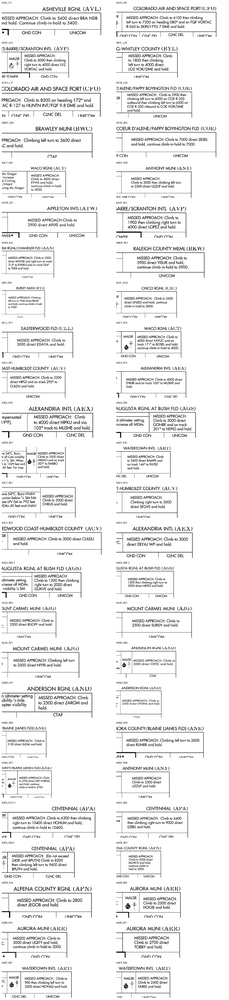
#> input picture formal_runs/experiment5/experiment5_dev50_20260503_r1/visuals/dev50_ma_text_crops_contact_sheet.png, 229 x 1000 px, shrunk from 1000 x 4375 before the run
$ python -i prepare_experiment5_ma_text_ocr_review.py   (imports and definitions only)
#> lines starting #> are read from the running program, lines starting #| are printed output that depends on the picture; after the words box and inside, x2 and y2 are one past the last pixel; in counts of white or black regions, pixels touching at a corner belong together
from __future__ import annotations

import argparse
import json
import os
import re
from datetime import datetime, timezone
from pathlib import Path
from typing import Any

import cv2
import pytesseract
from PIL import Image


REPO_ROOT = Path(__file__).resolve().parents[2]

DEFAULT_RUN_DIR = REPO_ROOT / "formal_runs" / "experiment5" / "experiment5_dev50_20260503_r1"
DEFAULT_OUT_DIR = REPO_ROOT / "formal_runs" / "experiment5" / "experiment5_dev50_20260504_r5_ma_text_ocr_review"
DEFAULT_TESSERACT_CMD = Path(os.environ.get("TESSERACT_CMD", "tesseract"))


# [10 lines left out: function read_jsonl, not called in this run]


def write_json(path: Path, value: Any) -> None:
    path.parent.mkdir(parents=True, exist_ok=True)
    path.write_text(json.dumps(value, ensure_ascii=False, indent=2, sort_keys=True) + "\n", encoding="utf-8")


# [24 lines left out: functions write_jsonl, normalize_ocr_text, extract_missed_approach_clause, not called in this run]


def markdown_image_path(path: str) -> str:
    return path.replace("\\", "/")


def preprocess_image(src: Path, dst: Path) -> None:
#> called with dst = 'out.png'
    image = cv2.imread(str(src), cv2.IMREAD_GRAYSCALE)
#> image is the input picture: shape (1000, 229); min 0, max 255, mean 239.2
    if image is None:
        raise RuntimeError(f"Unable to read image: {src}")
    image = cv2.resize(image, None, fx=3.0, fy=3.0, interpolation=cv2.INTER_CUBIC)
#> image: shape (3000, 687)
    image = cv2.fastNlMeansDenoising(image, h=10)
    image = cv2.copyMakeBorder(image, 20, 20, 20, 20, cv2.BORDER_CONSTANT, value=255)
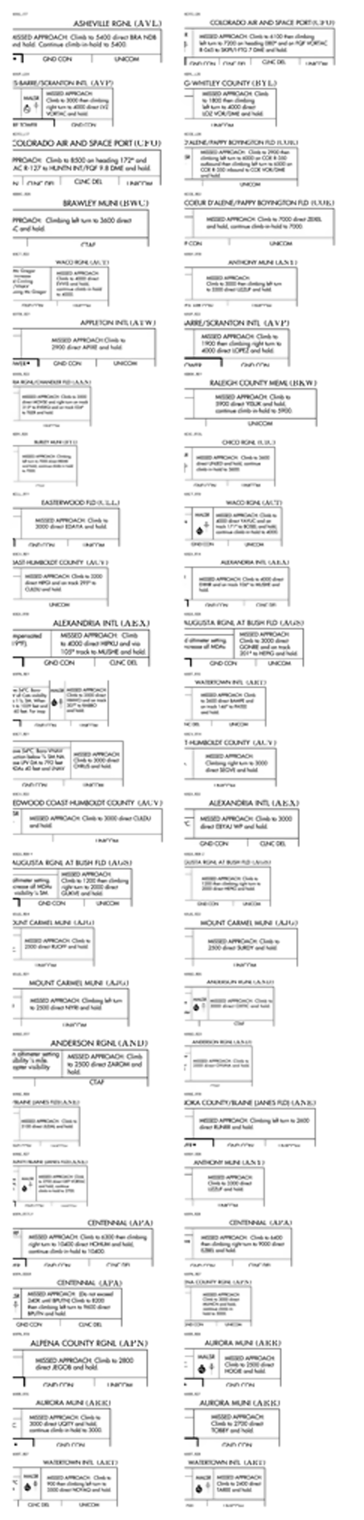
#> image: shape (3040, 727) (shown at 1/2 size); min 0, max 255, mean 240.1
    binary = cv2.adaptiveThreshold(
        image,
        255,
        cv2.ADAPTIVE_THRESH_GAUSSIAN_C,
        cv2.THRESH_BINARY,
        31,
        11,
    )
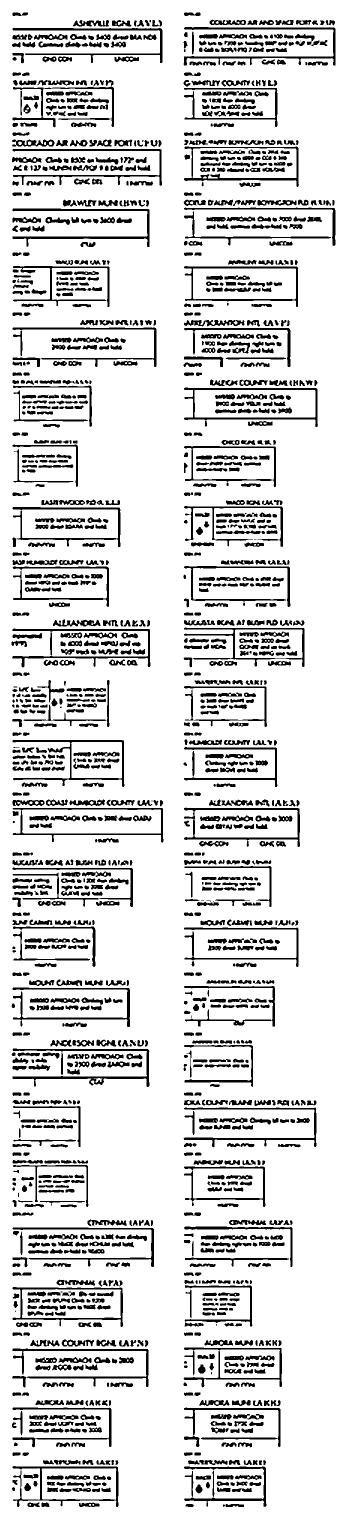
#> binary: shape (3040, 727) (shown at 1/2 size); 86% white; 1529 black regions (46 under 20 px), largest, box (x1, y1, x2, y2) and area: (25, 2097, 299, 2174) 2976, (367, 54, 671, 131) 2942, (25, 417, 299, 494) 2913
#> (the run stopped early here; a loop or call above may not have finished)

$ run again, on formal_runs/experiment5/experiment5_dev50_20260503_r1/visuals/admin_ma_text_crops_v2/KACT_R01_admin_ma_text_crop_v2.png
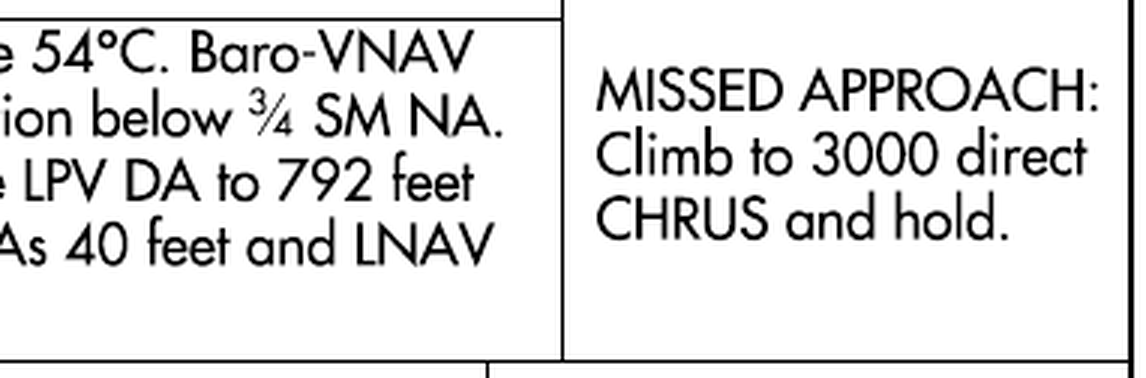
#> input picture formal_runs/experiment5/experiment5_dev50_20260503_r1/visuals/admin_ma_text_crops_v2/KACT_R01_admin_ma_text_crop_v2.png, 1146 x 378 px
#> in preprocess_image, image is the input picture: shape (378, 1146); min 0, max 255, mean 224
#> in preprocess_image, `image = cv2.copyMakeBorder(image, 20, 20, 20, 20, cv2.BORDER_CONSTANT,..`:
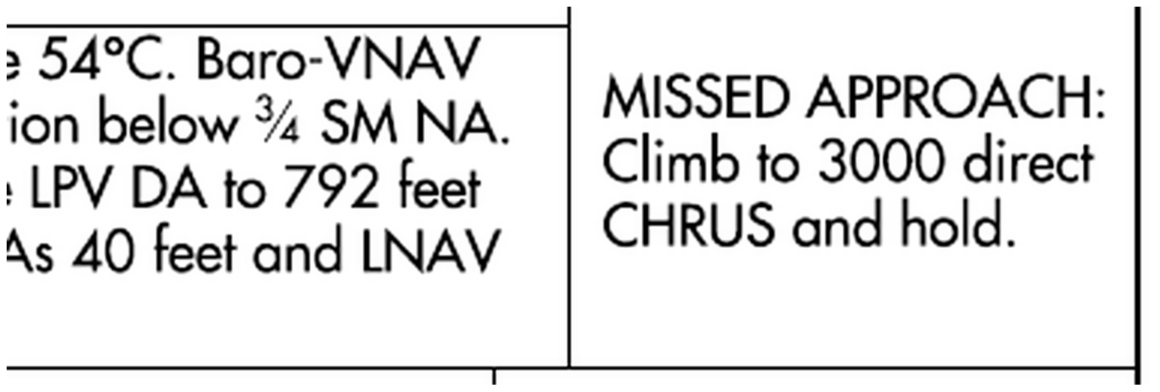
#> image: shape (1174, 3478) (shown at 1/3 size); min 0, max 255, mean 225.3
#> in preprocess_image, `binary = cv2.adaptiveThreshold( image, 255, cv2.ADAPTIVE_THRESH_GAUSSI..`:
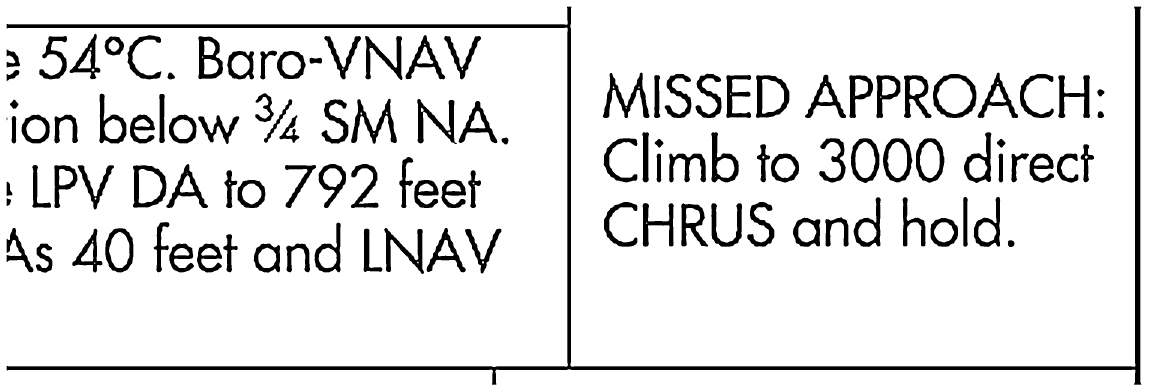
#> binary: shape (1174, 3478) (shown at 1/3 size); 89.6% white; 114 black regions (1 under 20 px), largest, box (x1, y1, x2, y2) and area: (20, 20, 3424, 1154) 86108, (1809, 218, 1948, 354) 6015, (1053, 296, 1191, 431) 5907

$ run again, on formal_runs/experiment5/experiment5_dev50_20260503_r1/visuals/admin_ma_text_crops_v2/KACT_R19_admin_ma_text_crop_v2.png
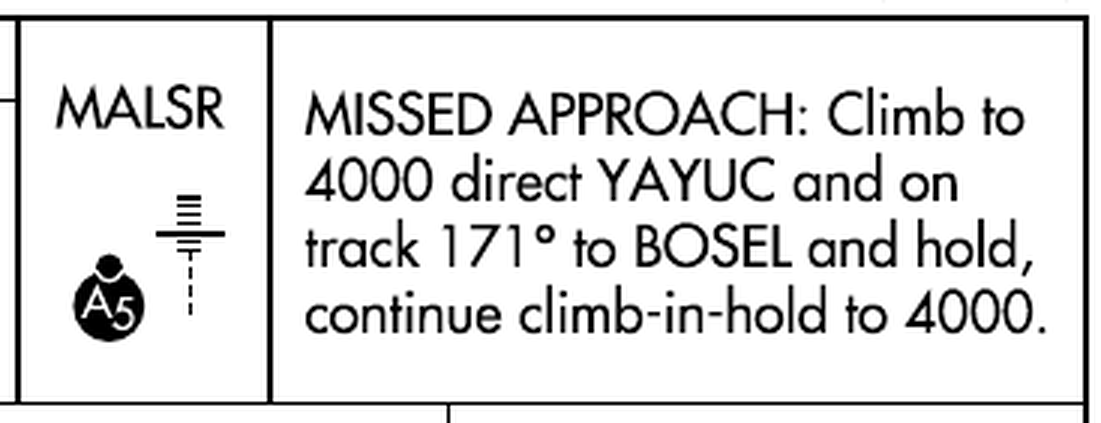
#> input picture formal_runs/experiment5/experiment5_dev50_20260503_r1/visuals/admin_ma_text_crops_v2/KACT_R19_admin_ma_text_crop_v2.png, 1101 x 423 px
#> in preprocess_image, image is the input picture: shape (423, 1101); min 0, max 255, mean 221.7
#> in preprocess_image, `image = cv2.copyMakeBorder(image, 20, 20, 20, 20, cv2.BORDER_CONSTANT,..`:
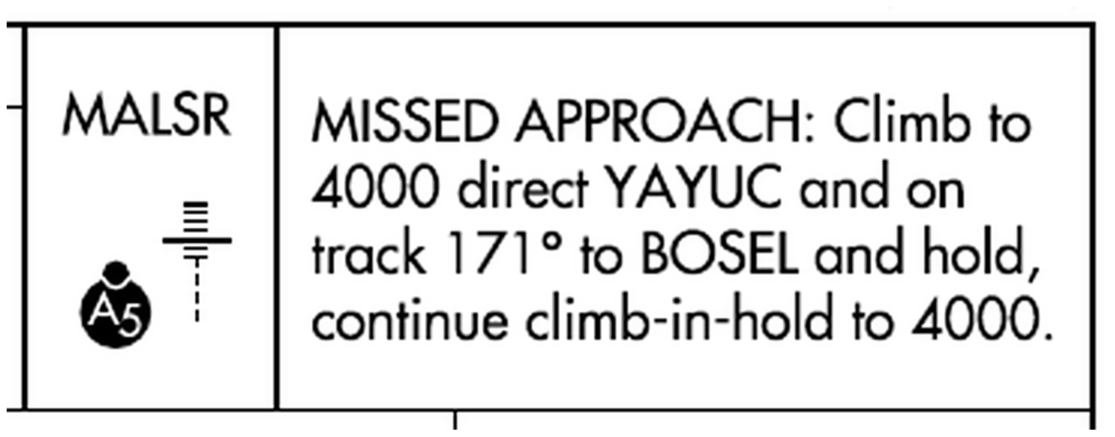
#> image: shape (1309, 3343) (shown at 1/3 size); min 0, max 255, mean 223.1
#> in preprocess_image, `binary = cv2.adaptiveThreshold( image, 255, cv2.ADAPTIVE_THRESH_GAUSSI..`:
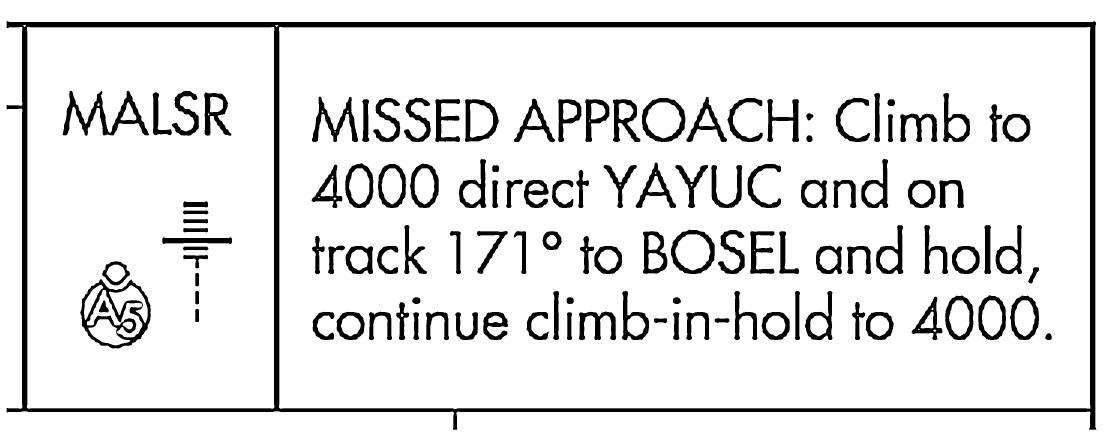
#> binary: shape (1309, 3343) (shown at 1/3 size); 89.2% white; 118 black regions, largest, box (x1, y1, x2, y2) and area: (20, 63, 3289, 1289) 144670, (241, 838, 452, 1045) 12746, (188, 272, 447, 407) 10079

$ run again, on formal_runs/experiment5/experiment5_dev50_20260503_r1/visuals/admin_ma_text_crops_v2/KACT_R32_admin_ma_text_crop_v2.png
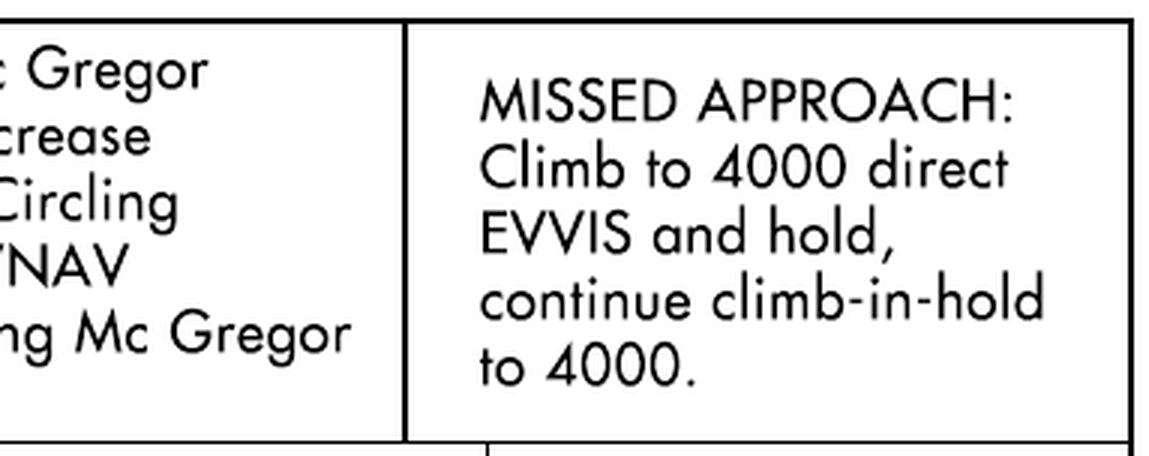
#> input picture formal_runs/experiment5/experiment5_dev50_20260503_r1/visuals/admin_ma_text_crops_v2/KACT_R32_admin_ma_text_crop_v2.png, 1149 x 456 px
#> in preprocess_image, image is the input picture: shape (456, 1149); min 0, max 255, mean 227.6
#> in preprocess_image, `image = cv2.copyMakeBorder(image, 20, 20, 20, 20, cv2.BORDER_CONSTANT,..`:
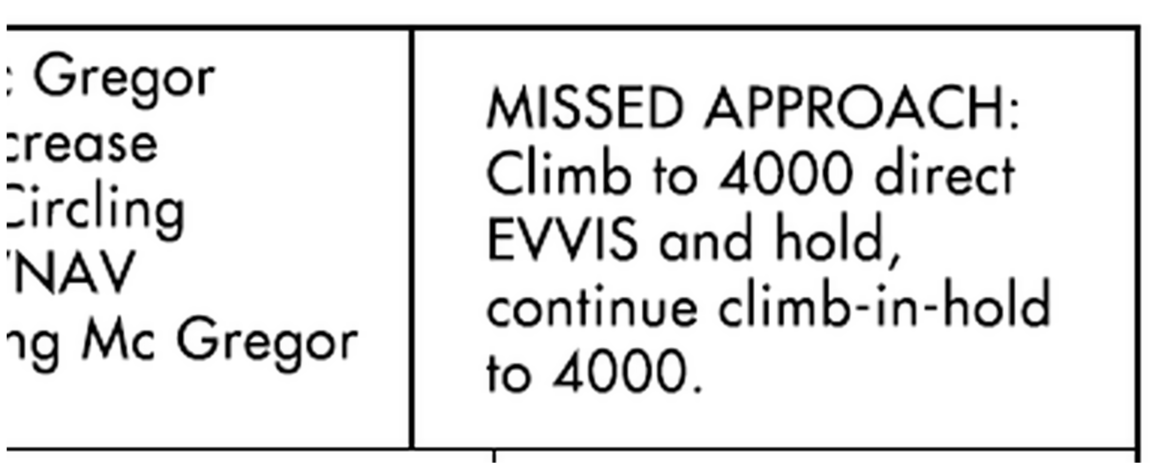
#> image: shape (1408, 3487) (shown at 1/3 size); min 0, max 255, mean 228.7
#> in preprocess_image, `binary = cv2.adaptiveThreshold( image, 255, cv2.ADAPTIVE_THRESH_GAUSSI..`:
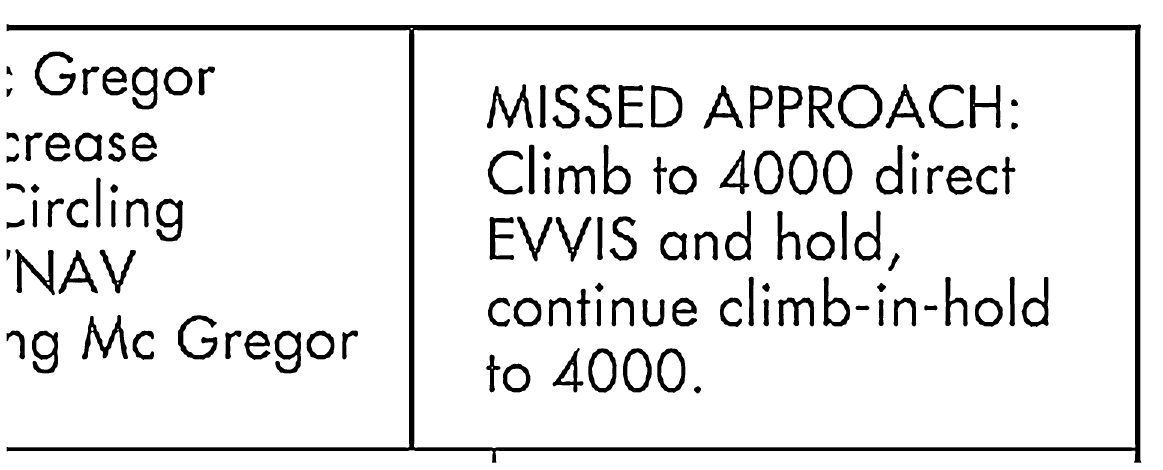
#> binary: shape (1408, 3487) (shown at 1/3 size); 90.8% white; 120 black regions, largest, box (x1, y1, x2, y2) and area: (20, 72, 3424, 1388) 132655, (246, 945, 384, 1078) 5752, (1461, 253, 1599, 385) 5746
